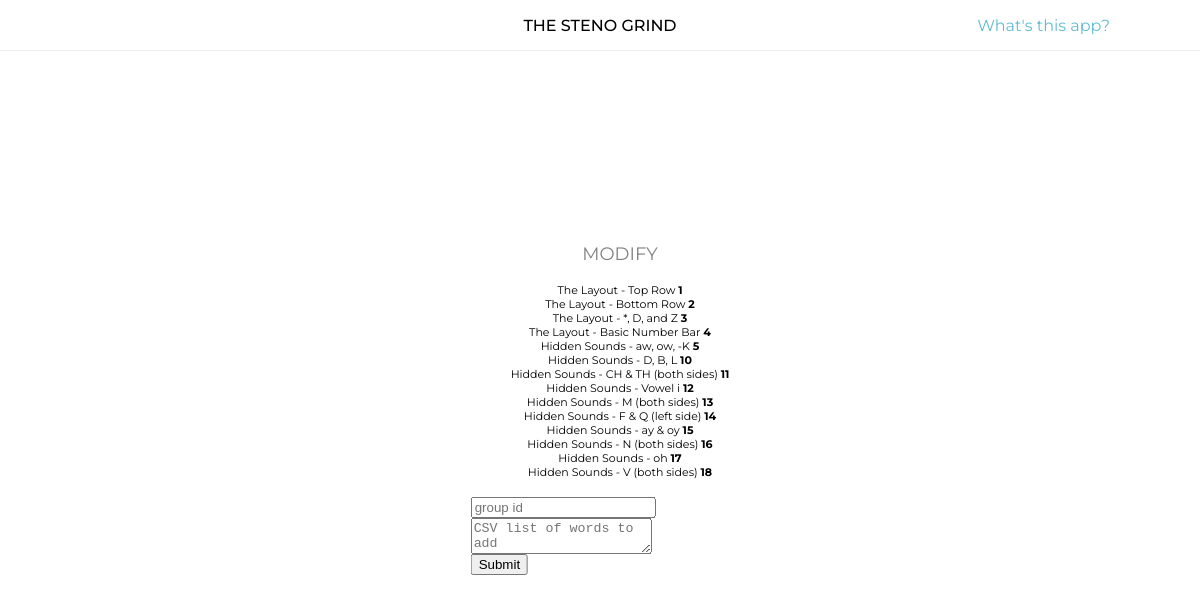
/modify/ (signed in), run on an earlier commit of the app's database.
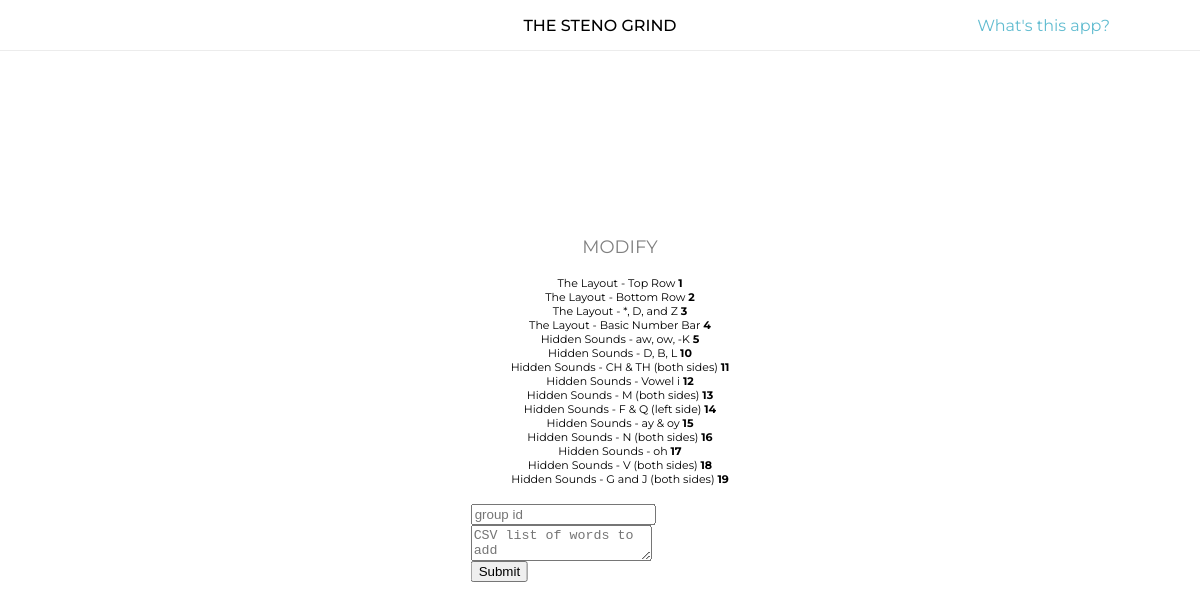
And on a later commit of the database.
### api/models.py (models this page shows, shortened)
class Levels(models.Model):
    name = models.CharField(max_length=100, blank=False, default="unnamed group")

### frontend/views.py (the view)
# urls.py: path('modify/', views.modify, name='modify'),
def modify(request):
    if request.user.is_authenticated:
        if request.method == 'POST':
            G_ID = request.POST.get('num')
            G_CSV = request.POST.get('csv')
            G_CSV = G_CSV.split(',')
            for item in G_CSV:
                new_word = Word(parent_level_id=int(G_ID), translation=item.strip())
                new_word.save()
            return redirect('/')
        else:
            default_groups = Levels.objects.all()
            context2 = {}
            for level in default_groups:
                context2[level.name] = level.id
            return render(request, 'frontend/modadd.html', {'groups': context2})
    else:
        return render(request, 'frontend/modify.html')

### frontend/templates/frontend/modadd.html (shortened to what this page needs)
{% extends "frontend/base.html" %}
{% block css %}
    {% load static %}
    <link rel="stylesheet" type="text/css" href="{% static 'frontend/base.css' %}">
{% endblock %}
{% block body %}
    <div style="font-size: 18px; text-align: center; width: auto; max-width: 1500px; height: auto; position: absolute; top: 50%; left: 50%; transform: translate(-50%, -50%);">
        <ul style="max-width: 35vw;">
            <p style="color: grey; text-align: center;">MODIFY</p>
            {% for key, value in groups.items %}
                <li style="font-size: 11px; list-style: none;">{{key}} <b>{{value}}</b></li>
            {% endfor %}
        </ul>
        <form action="/apps/the-steno-grind/modify/" method="POST">
            <input name="num" placeholder="group id" class="LI">
            <textarea name="csv" placeholder="CSV list of words to add" class="LI"></textarea>
            <input type="submit" class="LI">
        </form>
    </div>
{% endblock %}

What changed in the data, as far as the page shows it:
added Levels: groups "Hidden Sounds - G and J (both sides)"
Also different on the page:
new list line: "19"
